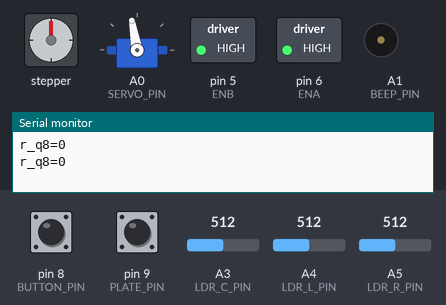
Simulated run of this sketch. Board: Arduino Uno, built with avr-gcc and run on an emulated ATmega328P. Shown: stepper motor, servo, switched loads named in the sketch (green lamp = pin HIGH), buzzer (waves = sounding), the last lines printed to the serial monitor. Wiring (inferred from the names in the program): stepper motor (200 steps per turn assumed): coils pin 2, pin 3, pin 4, pin 7. The test bench sets the inputs (shaded band); at power-on: pin 8 (BUTTON_PIN) HIGH, pin 9 (PLATE_PIN) HIGH, A3 (LDR_C_PIN) = 512, A4 (LDR_L_PIN) = 512, A5 (LDR_R_PIN) = 512. Random numbers use the default seed unless the sketch sets one; pins used as bus, display or sensor lines are not drawn.

Above: at 1.3 s.
1.4 s: pin 8 (BUTTON_PIN) pulled LOW for 0.45 s
At 2.47 s:
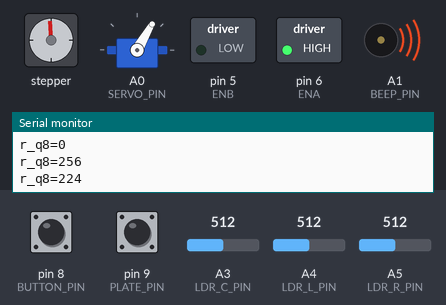
4.4 s: pin 9 (PLATE_PIN) pulled LOW for 1 s
At 4.61 s:
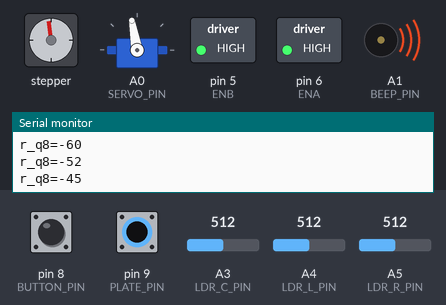
At 7.05 s:
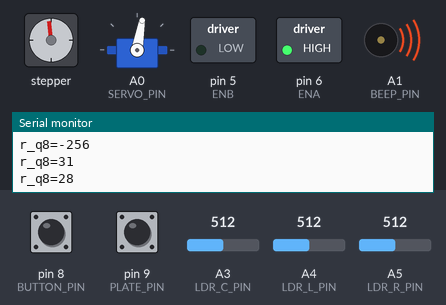
8.2 s: pin 9 (PLATE_PIN) pulled LOW for 0.45 s
At 9.6 s:
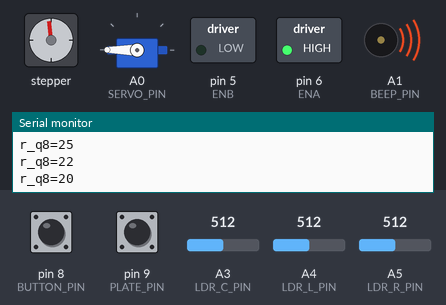
11.2 s: pin 8 (BUTTON_PIN) pulled LOW for 1 s
14.6 s: pin 8 (BUTTON_PIN) pulled LOW for 0.45 s
18.0 s: pin 9 (PLATE_PIN) pulled LOW for 3.2 s
Timing chart, 0 to 29.1 s (numbered marks = the images above; inputs shaded):
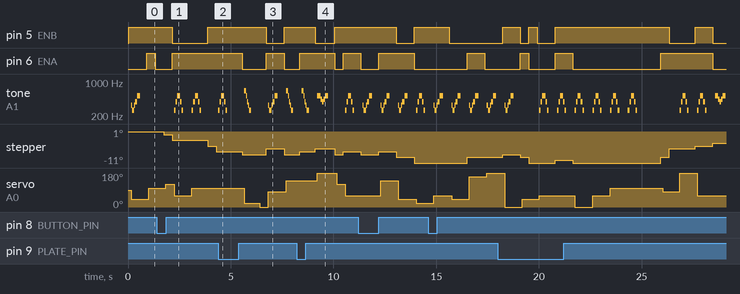

Measured:
- after the input at 4.4 s, pin 5 (ENB): HIGH → LOW after 2.3 s, → HIGH 0.86 s later
- by itself, tone on A1 (BEEP_PIN): plays 330 Hz for 0.05 s, 262 Hz for 0.10 s, 330 Hz for 0.05 s, 392 Hz for 0.10 s, 523 Hz for 0.15 s, 262 Hz for 0.08 s … (50 notes in this stretch)

The sketch:

sketch_aug16a.ino
```cpp
#include <Arduino.h>
#include <Servo.h>
#include <string.h>
#include <stdlib.h>


const uint8_t FY_MAX_SWAPS = 4;     // keep your current value if already defined
// Total capacity of the swap log per trial (for 4 layers)
const uint8_t SWAP_CAP      = FY_MAX_SWAPS * 4;  // adjust if MAX_LAYERS != 4
// -----------------------------
// Hardware pins (same as other sketches)
// -----------------------------


#define LDR_L_PIN   A4
#define LDR_R_PIN   A5
#define LDR_C_PIN   A3
#define BUTTON_PIN  8
#define PLATE_PIN   9
#define SERVO_PIN   A0
#define BEEP_PIN    A1
#define ENA         6
#define IN1         2
#define IN2         3
#define ENB         5
#define IN3         4
#define IN4         7

// Fixed PWM speed for "on" states
const uint8_t MOTOR_PWM_ON = 255;

// Map 9 bins to (L_dir, R_dir): -1=backward, 0=off, +1=forward
const int8_t MOTOR9_DIRS[9][2] = {
  {-1, -1},  // 0: L back,  R back
  {-1,  0},  // 1: L back,  R off
  {-1, +1},  // 2: L back,  R fwd
  { 0, -1},  // 3: L off,   R back
  { 0,  0},  // 4: L off,   R off  (stop)
  { 0, +1},  // 5: L off,   R fwd
  {+1, -1},  // 6: L fwd,   R back
  {+1,  0},  // 7: L fwd,   R off
  {+1, +1}   // 8: L fwd,   R fwd
};

// -----------------------------
// Problem sizes
// -----------------------------
const uint8_t N_MOTOR = 9;
const uint8_t N_SERVO = 10;
const uint8_t N_BEEP  = 5;
const uint8_t ACT_DIM = N_MOTOR + N_SERVO + N_BEEP; // 24
const uint8_t EMB_DIM = 8;              // embedding size (multiple of 8)
const uint8_t FEAT_DIM = 16;            // [ldrL, ldrR, ldrC, plate, button, last action embedding (8), bias, padding]
const uint8_t IDX_MOTOR0 = 0;
const uint8_t IDX_SERVO0 = IDX_MOTOR0 + N_MOTOR;   // 9
const uint8_t IDX_BEEP0  = IDX_SERVO0 + N_SERVO;   // 19

// -----------------------------
// Reward parameters
// -----------------------------
const int16_t BUTTON_REWARD_Q8  = 256;  // reward when button is pressed
const int16_t PLATE_PENALTY_Q8 = -256; // penalty when collision plates touch
const int16_t MOTOR_IDLE_PENALTY_Q8 = -64; // penalty when both motors stopped

// -----------------------------
// Beep patterns
// -----------------------------
const uint8_t BEEP_TONES = 5;
const uint16_t BEEP_FREQ[N_BEEP][BEEP_TONES] = {
  {262, 330, 392, 523, 659},
  {659, 523, 392, 330, 262},
  {262, 392, 523, 392, 262},
  {330, 262, 330, 392, 523},
  {523, 440, 392, 440, 523}
};
const uint16_t BEEP_DUR[N_BEEP][BEEP_TONES] = {
  {50, 50, 50, 50, 100},
  {100, 50, 50, 50, 100},
  {75, 75, 150, 75, 75},
  {50, 100, 50, 100, 150},
  {150, 75, 75, 75, 150}
};

// -----------------------------
// Helper structs
// -----------------------------
struct Feat {
  uint8_t x[FEAT_DIM];
};

uint16_t urand16();
struct HCState {
  bool active;
  int32_t reward_accum;
  int32_t reward_avg;
  uint16_t steps;
  uint8_t swap_count;
  uint16_t swap_from[SWAP_CAP];  // was [4]
  uint16_t swap_to[SWAP_CAP];    // was [4]
};

// -----------------------------
// Binary Feedforward Neural Network
// -----------------------------
class BinaryNN {
public:
  static const uint8_t MAX_LAYERS = 4;

  struct Layer {
    uint8_t in_dim;
    uint8_t out_dim;
    uint16_t w_off;  // bit offset for weights
  };

  Layer layers[MAX_LAYERS];
  uint8_t layer_count = 0;
  uint16_t total_bits = 0;

  uint8_t *weight_bytes = nullptr;
  uint8_t *acts = nullptr;
  int16_t *bufA = nullptr;
  int16_t *bufB = nullptr;
  uint8_t max_nodes = 0;

  void addLayer(uint8_t in_dim, uint8_t out_dim) {
    if (layer_count >= MAX_LAYERS) return;
    if ((in_dim & 7) || (out_dim & 7)) return; // require multiples of 8
    Layer &L = layers[layer_count];
    L.in_dim = in_dim;
    L.out_dim = out_dim;
    L.w_off = total_bits;
    total_bits += (uint16_t)in_dim * out_dim;
    layer_count++;
  }

  void initBuffers() {
    uint16_t nB = (total_bits + 7) >> 3;
    weight_bytes = (uint8_t*)malloc(nB);
    max_nodes = 0;
    for (uint8_t l=0; l<layer_count; ++l) {
      if (layers[l].in_dim > max_nodes) max_nodes = layers[l].in_dim;
      if (layers[l].out_dim > max_nodes) max_nodes = layers[l].out_dim;
    }
    acts = (uint8_t*)malloc((layer_count + 1) * max_nodes);
    bufA = (int16_t*)malloc(max_nodes * sizeof(int16_t));
    bufB = (int16_t*)malloc(max_nodes * sizeof(int16_t));
  }

  uint16_t numWeightBits() const { return total_bits; }

  void randomizeWeights() {
    uint16_t nB = (total_bits + 7) >> 3;
    for (uint16_t i=0;i<nB;++i) {
      weight_bytes[i] = (uint8_t)(urand16() & 0xFF);
    }
  }

  inline int8_t getWeight(uint16_t bit_index) const {
    return (weight_bytes[bit_index>>3] >> (bit_index & 7)) & 1 ? 1 : -1;
  }

  inline uint8_t* layerActs(uint8_t layer_idx) const {
    return acts + layer_idx * max_nodes;
  }

  void forward(const uint8_t *input, int16_t *out) {
    uint8_t *acts0 = layerActs(0);
    for (uint8_t i=0;i<layers[0].in_dim;++i) acts0[i] = (input[i] > 127) ? 1 : 0;
    for (uint8_t i=0;i<layers[0].in_dim;++i) bufA[i] = input[i];
    int16_t *cur_in = bufA;
    int16_t *cur_out = bufB;
    for (uint8_t l=0;l<layer_count;++l) {
      Layer &L = layers[l];
      uint8_t in_dim = L.in_dim;
      uint8_t out_dim = L.out_dim;
      uint16_t off = L.w_off;
      int16_t *next_out = (l==layer_count-1) ? out : cur_out;
      uint8_t *acts_next = layerActs(l+1);
      for (uint8_t j=0;j<out_dim;++j) {
        int16_t sum = 0;
        for (uint8_t i=0;i<in_dim;++i) {
          int8_t w = getWeight(off + j*in_dim + i);
          sum += w * cur_in[i];
        }
        if (l==layer_count-1) {
          next_out[j] = sum;
          acts_next[j] = (sum >= 0) ? 1 : 0;
        } else {
          int16_t act = (sum >= 0 ? 1 : -1);
          next_out[j] = act;
          acts_next[j] = (act > 0) ? 1 : 0;
        }
      }
      if (l != layer_count-1) {
        int16_t *tmp = cur_in;
        cur_in = cur_out;
        cur_out = tmp;
      }
    }
  }

  void toggleWeight(uint16_t bit_index) {
    uint8_t mask = (uint8_t)1 << (bit_index & 7);
    weight_bytes[bit_index>>3] ^= mask;
  }

  void swapWeights(uint16_t a, uint16_t b) {
    uint8_t wa = (weight_bytes[a>>3] >> (a & 7)) & 1;
    uint8_t wb = (weight_bytes[b>>3] >> (b & 7)) & 1;
    if (wa != wb) {
      toggleWeight(a);
      toggleWeight(b);
    }
  }

  ~BinaryNN() {
    free(weight_bytes);
    free(acts);
    free(bufA);
    free(bufB);
  }
};

BinaryNN act_net, embed_net;
// Round-robin layer pointers for each net
uint8_t rr_layer_act = 0;
uint8_t rr_layer_emb = 0;

const uint8_t LAMBDA_MAX = 8;   // cap; tune as you like
const uint8_t HC_STEPS   = 50;  // keep your existing value if already defined
// How many swaps per layer to attempt


struct AxisSelector {
  // Locality: bigger = more local (shorter hops). Range 0..LAMBDA_MAX
  uint8_t lambda;
};


AxisSelector sel_act, sel_emb;
HCState hc_act = {false,0,0,0,0,{0},{0}};
HCState hc_emb = {false,0,0,0,0,{0},{0}};
const uint8_t HC_AVG_SHIFT = 3; // 1/8 smoothing

void initAxisSelector(AxisSelector &sel, uint16_t /*n*/) {
  // Start moderately local. You can start flatter by using 0..2.
  sel.lambda = 3;
}

// Sample distance d ~ proportional to 2^(-lambda * d), truncated to D
// Integer-only; no divisions; uses lambda low-bit mask checks
inline uint16_t sample_distance_geometric(uint16_t D, uint8_t lambda) {
  if (D == 0) return 0;
  if (lambda == 0) {           // Uniform over [0..D]
    return urand16() % (D + 1);
  }
  uint16_t d = 0;
  // mask of lambda bits: if lambda >=16, success prob is tiny; clamp
  uint16_t mask = (lambda >= 16) ? 0xFFFF : ((1U << lambda) - 1U);
  while (d < D) {
    uint16_t r = urand16();
    // "success" means the lowest lambda bits are all zero (prob = 2^-lambda)
    if ((r & mask) == 0) {
      ++d;                     // keep stepping locally
    } else {
      break;                   // first failure -> stop
    }
  }
  return d;
}


// Return [lo, hi] (inclusive) bit-index range for layer L
inline void getLayerBitRange(const BinaryNN &net, uint8_t L, uint16_t &lo, uint16_t &hi){
  const uint16_t off  = net.layers[L].w_off;
  const uint16_t size = (uint16_t)net.layers[L].in_dim * net.layers[L].out_dim;
  lo = off;
  hi = off + size - 1;
}


void fisherYatesMutate_Layer(BinaryNN &net, AxisSelector &sel, HCState &hc, uint8_t layer_idx){
  if (net.layer_count == 0) return;
  if (layer_idx >= net.layer_count) layer_idx = 0;

  uint16_t lo, hi;
  getLayerBitRange(net, layer_idx, lo, hi);
  if (hi <= lo) return;

  const uint16_t span  = (uint16_t)(hi - lo + 1);
  uint16_t start       = lo + (urand16() % span);

  uint8_t did = 0;  // how many swaps we’ve added for THIS layer
  for (uint8_t iter=0; iter<FY_MAX_SWAPS && (start + iter) < hi; ++iter){
    if (hc.swap_count >= SWAP_CAP) break;        // protect the log

    uint16_t i = start + iter;
    uint16_t D = hi - i;                         // within-layer distance
    if (D == 0) break;

    uint16_t d = sample_distance_geometric(D, sel.lambda);
    uint16_t j = i + d;

    if (i != j){
      net.swapWeights(i, j);
      hc.swap_from[hc.swap_count] = i;
      hc.swap_to[hc.swap_count]   = j;
      hc.swap_count++;
      did++;
    }
  }
}


void revertSwaps(BinaryNN &net, HCState &hc){
  for(uint8_t k=0;k<hc.swap_count;++k){
    net.swapWeights(hc.swap_from[k], hc.swap_to[k]);
  }
}

void updateSelector(AxisSelector &sel, HCState &hc, bool positive){
  (void)hc; // no axis-specific bookkeeping anymore
  if (positive) {
    if (sel.lambda < LAMBDA_MAX) sel.lambda++;   // more local when successful
  } else {
    if (sel.lambda > 0) sel.lambda--;            // flatter when not improving
  }
}

void backgroundBitFlip(BinaryNN &net, const AxisSelector &sel){
  // basis points: 0..10000
  const uint16_t P_MIN = 50;    // 0.5%
  const uint16_t P_MAX = 200;   // 2.0%
  uint16_t p_bg = P_MIN + ((uint16_t)(P_MAX - P_MIN) * (LAMBDA_MAX - sel.lambda)) / LAMBDA_MAX;

  uint16_t n = net.numWeightBits();
  for(uint16_t i=0;i<n;++i){
    if ((urand16() % 10000) < p_bg) {
      net.toggleWeight(i);
    }
  }
}

void hillClimbStep(BinaryNN &net, HCState &hc, AxisSelector &sel, int16_t reward) {
  if (hc.active) {
    hc.reward_accum += reward;
    hc.steps++;
    if (hc.steps >= HC_STEPS) {
      if (hc.reward_accum <= hc.reward_avg) {
        revertSwaps(net, hc);
        updateSelector(sel, hc, false);
      } else {
        updateSelector(sel, hc, true);
      }
      if (hc.reward_avg == 0) {
        hc.reward_avg = hc.reward_accum;
      } else {
        hc.reward_avg += (hc.reward_accum - hc.reward_avg) >> HC_AVG_SHIFT;
      }
      hc.active = false;
    }
  }
  if (!hc.active) {
    hc.swap_count   = 0;   // start a fresh trial-wide log
    // Apply per-layer flips (kept inside each layer by fisherYatesMutate_Layer)
    for (uint8_t L = 0; L < net.layer_count; ++L) {
      fisherYatesMutate_Layer(net, sel, hc, L);
      if (hc.swap_count >= SWAP_CAP) break;  // safety
    }
    hc.active       = true;
    hc.reward_accum = 0;
    hc.steps        = 0;
  }


}

// -----------------------------
// Sensor smoothing and random helpers
// -----------------------------
const uint8_t LDR_SMOOTH_SHIFT = 3; // 1/8 smoothing
uint16_t ldr_l_avg = 0, ldr_r_avg = 0, ldr_c_avg = 0;
int last_r=0, last_l=0, last_c=0;
bool last_button_pressed=false, last_plate_contact=false;
int32_t total_light_avg = 0;
int16_t reward_avg_q8 = 0;

inline uint16_t smooth_analog_read(uint8_t pin, uint16_t &avg) {
  uint16_t raw = analogRead(pin);
  if (avg == 0) {
    avg = raw;
  } else {
    avg += ((int16_t)raw - (int16_t)avg) >> LDR_SMOOTH_SHIFT;
  }
  return avg;
}

inline uint16_t urand16() {
  return ( (uint16_t)rand() << 1 ) ^ (uint16_t)rand();
}


// -----------------------------
// Feature extraction
// -----------------------------
uint8_t last_motor_bin = N_MOTOR/2;
uint8_t last_servo_bin = N_SERVO/2;
uint8_t last_beep_bin  = 0;

Feat read_features(const uint8_t *emb) {
  uint16_t l0 = smooth_analog_read(LDR_L_PIN, ldr_l_avg);
  uint16_t r0 = smooth_analog_read(LDR_R_PIN, ldr_r_avg);
  uint16_t c0 = smooth_analog_read(LDR_C_PIN, ldr_c_avg);

  uint8_t l = (uint8_t)(l0 >> 2);
  uint8_t r = (uint8_t)(r0 >> 2);
  uint8_t c = (uint8_t)(c0 >> 2);
  bool plate_contact = (digitalRead(PLATE_PIN) == LOW);
  bool button_pressed = (digitalRead(BUTTON_PIN) == LOW);

  Feat F;
  F.x[0] = l;
  F.x[1] = r;
  F.x[2] = c;
  F.x[3] = plate_contact ? 255 : 0;
  F.x[4] = button_pressed ? 255 : 0;
  for (uint8_t i=0;i<EMB_DIM;++i) F.x[5+i] = emb[i];
  F.x[5+EMB_DIM] = 255; // bias
  for (uint8_t i = 5 + EMB_DIM + 1; i < FEAT_DIM; ++i) {
    F.x[i] = 0;  // padding
  }
  return F;
}

// -----------------------------
// Actuator helpers
// -----------------------------
uint8_t servo_bin_to_deg(uint8_t b){
  return (uint8_t)((uint16_t)b * 20);
}

inline void set_one_motor(int8_t dir, uint8_t inA, uint8_t inB, uint8_t en, uint8_t pwm){
  if (dir > 0){
    digitalWrite(inA, HIGH);
    digitalWrite(inB, LOW);
    analogWrite(en, pwm);
  } else if (dir < 0){
    digitalWrite(inA, LOW);
    digitalWrite(inB, HIGH);
    analogWrite(en, pwm);
  } else {
    digitalWrite(inA, LOW);
    digitalWrite(inB, LOW);
    analogWrite(en, 0);
  }
}

inline void set_dual_motor(int8_t L_dir, int8_t R_dir, uint8_t pwm_on){
  set_one_motor(L_dir, IN1, IN2, ENA, pwm_on);
  set_one_motor(R_dir, IN3, IN4, ENB, pwm_on);
}

inline void set_motor_state9(uint8_t bin){
  if (bin >= 9) bin = 4;
  int8_t Ld = MOTOR9_DIRS[bin][0];
  int8_t Rd = MOTOR9_DIRS[bin][1];
  set_dual_motor(Ld, Rd, MOTOR_PWM_ON);
}

// -----------------------------
// Reward
// -----------------------------
int16_t compute_reward_q8(){
  int r = smooth_analog_read(LDR_R_PIN, ldr_r_avg);
  int l = smooth_analog_read(LDR_L_PIN, ldr_l_avg);
  int c = smooth_analog_read(LDR_C_PIN, ldr_c_avg);

  last_r = r; last_l = l; last_c = c;
  last_button_pressed = (digitalRead(BUTTON_PIN) == LOW);
  last_plate_contact = (digitalRead(PLATE_PIN) == LOW);

  int16_t r_q8;

  if (last_plate_contact) {
    r_q8 = PLATE_PENALTY_Q8;
  } else if (last_button_pressed) {
    r_q8 = BUTTON_REWARD_Q8;
  } else {
    int total = r + l + c;
    if (total_light_avg == 0) {
      total_light_avg = total;
    } else {
      total_light_avg += ((int32_t)total - total_light_avg) >> LDR_SMOOTH_SHIFT;
    }
    int total_rel = total - total_light_avg;
    // Reward based on brightness relative to moving average
    r_q8 = (int16_t)((int32_t)total_rel * 256 / (3 * 1023));
    if (MOTOR9_DIRS[last_motor_bin][0] == 0 && MOTOR9_DIRS[last_motor_bin][1] == 0) {
      r_q8 += MOTOR_IDLE_PENALTY_Q8;
    }
    if (r_q8 > 256) r_q8 = 256;
    if (r_q8 < -256) r_q8 = -256;
  }

  int16_t diff = r_q8 - reward_avg_q8;
  reward_avg_q8 += diff >> HC_AVG_SHIFT;
  if (diff > 256) diff = 256;
  if (diff < -256) diff = -256;
  return diff;
}

// -----------------------------
// Setup and loop
// -----------------------------
Servo servo;

void setup(){
  pinMode(LDR_L_PIN, INPUT);
  pinMode(LDR_R_PIN, INPUT);
  pinMode(LDR_C_PIN, INPUT);
  pinMode(BUTTON_PIN, INPUT_PULLUP);
  pinMode(PLATE_PIN, INPUT_PULLUP);
  pinMode(ENA, OUTPUT); pinMode(IN1, OUTPUT); pinMode(IN2, OUTPUT);
  pinMode(ENB, OUTPUT); pinMode(IN3, OUTPUT); pinMode(IN4, OUTPUT);
  pinMode(BEEP_PIN, OUTPUT);
  servo.attach(SERVO_PIN);
  servo.write(90);
  noTone(BEEP_PIN);
  Serial.begin(9600);

  // Embedding network and action network
  embed_net.addLayer(ACT_DIM, EMB_DIM);
  act_net.addLayer(FEAT_DIM, 24);
  act_net.addLayer(24, 24);
  act_net.addLayer(24, 24);
  act_net.addLayer(24, ACT_DIM);
  embed_net.initBuffers();
  act_net.initBuffers();
  embed_net.randomizeWeights();
  act_net.randomizeWeights();
  initAxisSelector(sel_emb, embed_net.numWeightBits());
  initAxisSelector(sel_act, act_net.numWeightBits());
}

void loop(){
  // One-hot of previous action
  uint8_t one_hot[ACT_DIM];
  memset(one_hot, 0, sizeof(one_hot));
  one_hot[IDX_MOTOR0 + last_motor_bin] = 255;
  one_hot[IDX_SERVO0 + last_servo_bin] = 255;
  one_hot[IDX_BEEP0  + last_beep_bin]  = 255;

  // Run embedding network
  int16_t emb_scores[EMB_DIM];
  embed_net.forward(one_hot, emb_scores);
  uint8_t emb_feat[EMB_DIM];
  for (uint8_t i=0;i<EMB_DIM;++i) emb_feat[i] = emb_scores[i] >= 0 ? 255 : 0;

  // Build features and run action network
  Feat F = read_features(emb_feat);
  int16_t scores[ACT_DIM];
  act_net.forward(F.x, scores);

  // choose actions by argmax in each group
  int16_t best = -32768; uint8_t m_bin = 0;
  for (uint8_t i=0;i<N_MOTOR;++i){ if (scores[IDX_MOTOR0+i] > best){ best = scores[IDX_MOTOR0+i]; m_bin = i; } }
  best = -32768; uint8_t s_bin = 0;
  for (uint8_t i=0;i<N_SERVO;++i){ if (scores[IDX_SERVO0+i] > best){ best = scores[IDX_SERVO0+i]; s_bin = i; } }
  best = -32768; uint8_t b_bin = 0;
  for (uint8_t i=0;i<N_BEEP;++i){ if (scores[IDX_BEEP0+i] > best){ best = scores[IDX_BEEP0+i]; b_bin = i; } }

  set_motor_state9(m_bin);
  delay(100);
  servo.write(servo_bin_to_deg(s_bin));
  if (b_bin == 0) {
    noTone(BEEP_PIN);
  } else {
    for (uint8_t i=0;i<BEEP_TONES;++i){
      tone(BEEP_PIN, BEEP_FREQ[b_bin][i], BEEP_DUR[b_bin][i]);
      delay(BEEP_DUR[b_bin][i]);
    }
  }
  last_motor_bin = m_bin;
  last_servo_bin = s_bin;
  last_beep_bin  = b_bin;

  int16_t r_q8 = compute_reward_q8();

  hillClimbStep(embed_net, hc_emb, sel_emb, r_q8);
  hillClimbStep(act_net, hc_act, sel_act, r_q8);
  backgroundBitFlip(embed_net,sel_emb);
  backgroundBitFlip(act_net,sel_act);

  Serial.print("r_q8="); Serial.println(r_q8);
  delay(20);
}
```
